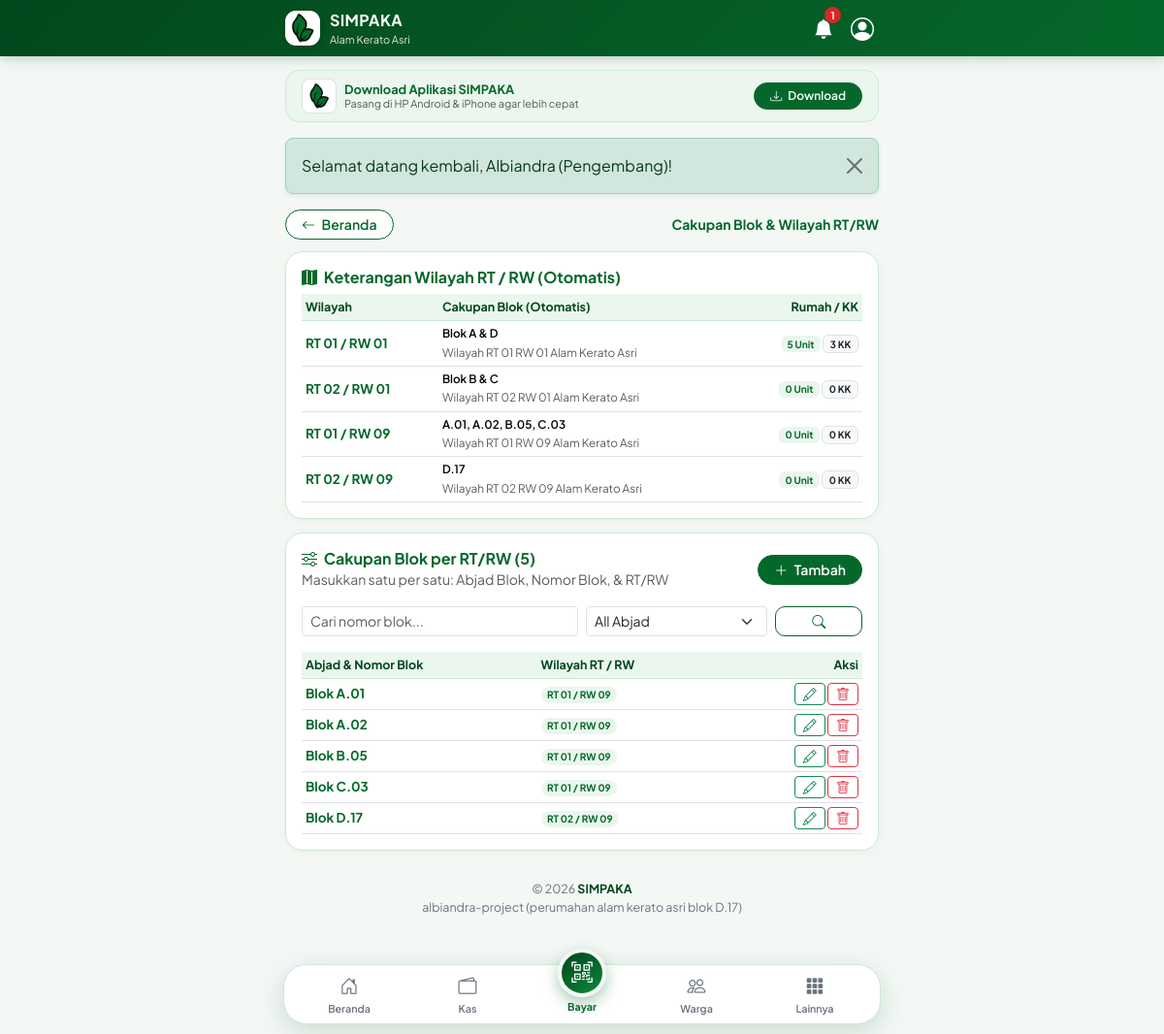
The page /admin/wilayah.php (signed in) on the database as committed earlier.
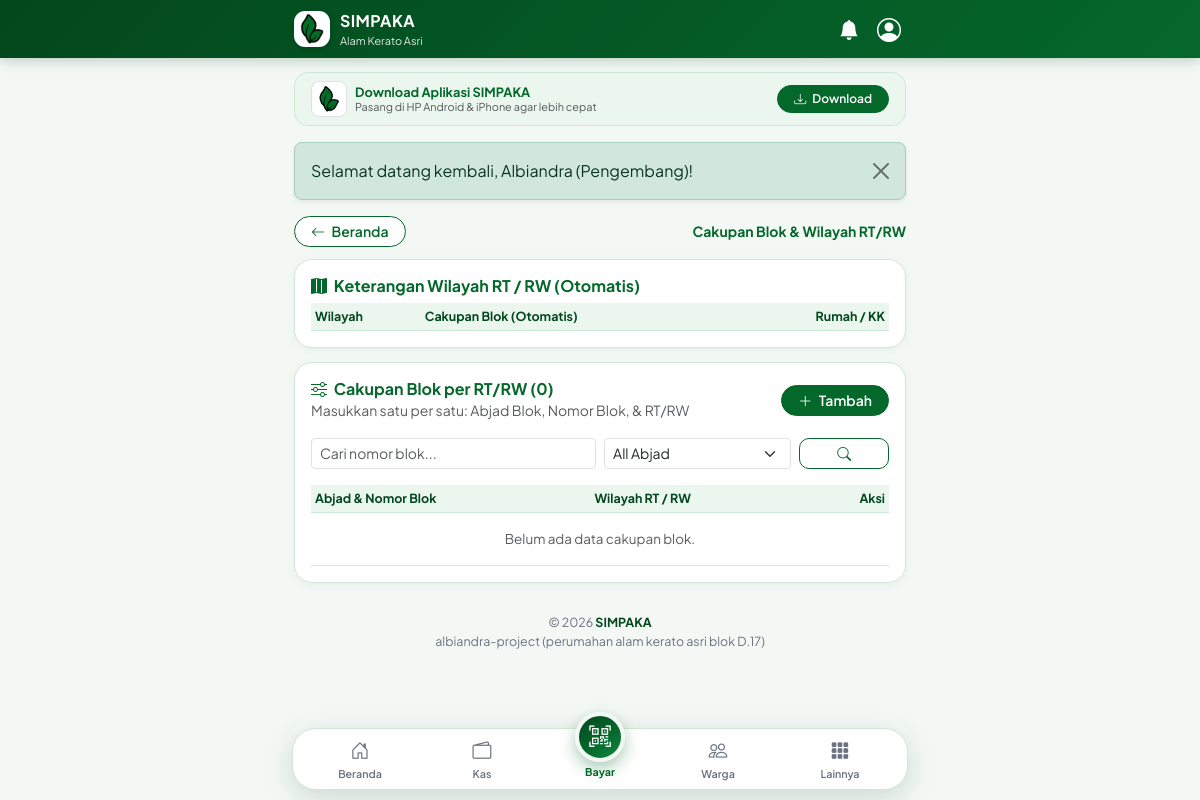
The same page on the database as committed later.
### tables this page shows
CREATE TABLE `users` (
  `id` INT UNSIGNED NOT NULL AUTO_INCREMENT,
  `nama_lengkap` VARCHAR(120) NOT NULL,
  `no_hp` VARCHAR(20) NOT NULL,
  `username` VARCHAR(60) DEFAULT NULL,
  `password_hash` VARCHAR(255) NOT NULL,
  `role` ENUM('super_admin', 'admin', 'warga') NOT NULL DEFAULT 'warga',
  `rt` VARCHAR(10) DEFAULT NULL,
  `rw` VARCHAR(10) DEFAULT NULL,
  `status_aktif` TINYINT(1) NOT NULL DEFAULT 1,
  `created_at` TIMESTAMP NOT NULL DEFAULT CURRENT_TIMESTAMP,
  PRIMARY KEY (`id`),
  UNIQUE KEY `uk_users_no_hp` (`no_hp`),
  UNIQUE KEY `uk_users_username` (`username`)
);

CREATE TABLE `referensi_rt_rw` (
  `id` INT UNSIGNED NOT NULL AUTO_INCREMENT,
  `rt` VARCHAR(10) NOT NULL,
  `rw` VARCHAR(10) NOT NULL,
  `cakupan_blok` VARCHAR(120) DEFAULT NULL,
  `keterangan` VARCHAR(120) DEFAULT NULL,
  `aktif` TINYINT(1) NOT NULL DEFAULT 1,
  PRIMARY KEY (`id`),
  UNIQUE KEY `uk_rt_rw` (`rt`, `rw`)
);

CREATE TABLE `referensi_blok` (
  `id` INT UNSIGNED NOT NULL AUTO_INCREMENT,
  `kode_blok` VARCHAR(10) NOT NULL,
  `nomor_blok` VARCHAR(20) NOT NULL,
  `rt` VARCHAR(10) NOT NULL,
  `rw` VARCHAR(10) NOT NULL,
  PRIMARY KEY (`id`),
  UNIQUE KEY `uk_blok_nomor` (`kode_blok`, `nomor_blok`)
);

### config/app.php (called while the page is built, shortened)
<?php
function base_url(string $path = ''): string
{
    $path = ltrim($path, '/');
    if ($path !== '') {
        $path = preg_replace('/^index\.php(?=$|[?#])/', '', $path) ?? $path;
        $path = preg_replace('/\.php(?=$|[?#])/', '', $path) ?? $path;
    }
    if ($path === '') {
        return BASE_PATH . '/';
    }
    return BASE_PATH . '/' . $path;
}

### helpers/format.php (called while the page is built, shortened)
<?php
function e(?string $str): string
{
    return htmlspecialchars($str ?? '', ENT_QUOTES, 'UTF-8');
}

### config/database.php (called while the page is built, shortened)
<?php
function db(): PDO
{
    static $pdo = null;
    if ($pdo instanceof PDO) {
        return $pdo;
    }
    $dsn = sprintf('mysql:host=%s;dbname=%s;charset=%s', DB_HOST, DB_NAME, DB_CHARSET);
    try {
        $pdo = new PDO($dsn, DB_USER, DB_PASS, [
            PDO::ATTR_ERRMODE            => PDO::ERRMODE_EXCEPTION,
            PDO::ATTR_DEFAULT_FETCH_MODE => PDO::FETCH_ASSOC,
            PDO::ATTR_EMULATE_PREPARES   => false,
        ]);
    } catch (PDOException $e) {
        http_response_code(500);
        die('<div style="font-family:sans-serif;padding:24px;max-width:600px;margin:40px auto;border:1px solid #c8e6c9;border-radius:12px;background:#f1f8e9;">
            <h2 style="color:#1b5e20;margin-top:0;">Koneksi Database SIMPAKA Gagal</h2>
            <p>Pastikan MySQL di XAMPP sudah aktif dan file <code>database.sql</code> sudah di-import ke database <strong>simpaka_db</strong>.</p>
            <small style="color:#555;">Detail: ' . htmlspecialchars($e->getMessage()) . '</small>
        </div>');
    }
    return $pdo;
}

### config/auth.php (called while the page is built, shortened)
<?php
require_once __DIR__ . '/app.php';
require_once __DIR__ . '/database.php';
require_once __DIR__ . '/../helpers/format.php';
function current_user(): ?array
{
    static $cachedUser = null;
    if ($cachedUser !== null && (int)$cachedUser['id'] === (int)$_SESSION['user_id']) {
        return $cachedUser;
    }
    $stmt = db()->prepare('
        SELECT u.*, wp.blok_rumah_id, wp.status_ktp, wp.asal_domisili, wp.status_penghuni,
               b.nama_blok, b.nomor_rumah
        FROM users u
        LEFT JOIN warga_profil wp ON wp.user_id = u.id
        LEFT JOIN blok_rumah b ON b.id = wp.blok_rumah_id
        WHERE u.id = ? AND u.status_aktif = 1
        LIMIT 1
    ');
    $stmt->execute([$_SESSION['user_id']]);
    $user = $stmt->fetch();
    $cachedUser = $user;
    return $cachedUser;
}
function require_login(): array
{
    $user = current_user();
    return $user;
}
function require_role(array $allowedRoles): array
{
    $user = require_login();
    return $user;
}
function is_admin_or_super(?array $user = null): bool
{
    $u = $user ?? current_user();
    return $u !== null && in_array($u['role'], ['super_admin', 'admin'], true);
}

### helpers/notification.php (called while the page is built, shortened)
<?php
require_once __DIR__ . '/../config/database.php';
require_once __DIR__ . '/format.php';
function count_unread_notifications(int $userId): int
{
    $stmt = db()->prepare('
        SELECT COUNT(*) FROM notifikasi n
        WHERE (n.user_id = ? AND n.is_read = 0)
           OR (n.user_id IS NULL AND NOT EXISTS (
               SELECT 1 FROM notifikasi_baca nb WHERE nb.notifikasi_id = n.id AND nb.user_id = ?
           ))
    ');
    $stmt->execute([$userId, $userId]);
    return (int)$stmt->fetchColumn();
}

### admin/wilayah.php (the view, shortened to what the changed rows need)
<?php
require_once __DIR__ . '/../config/auth.php';
$user = require_role(['super_admin', 'admin']);
$pdo  = db();
$perPage    = 10;
$page       = max(1, (int)($_GET['page'] ?? 1));
$offset     = ($page - 1) * $perPage;
$whereRule  = ' WHERE 1=1';
$ruleParams = [];
$cntStmt = $pdo->prepare("SELECT COUNT(*) FROM referensi_blok {$whereRule}");
$cntStmt->execute($ruleParams);
$totalRows  = (int)$cntStmt->fetchColumn();
$stmtRules = $pdo->prepare("SELECT * FROM referensi_blok {$whereRule} ORDER BY rw ASC, rt ASC, kode_blok ASC, nomor_blok ASC LIMIT {$perPage} OFFSET {$offset}");
$stmtRules->execute($ruleParams);
$rules = $stmtRules->fetchAll();
$whereWil  = ' WHERE r.aktif = 1';
$wilParams = [];
$stmtWil = $pdo->prepare("
    SELECT r.*,
      (SELECT COUNT(*) FROM blok_rumah b WHERE b.rt = r.rt AND b.rw = r.rw) AS jml_rumah,
      (SELECT COUNT(*) FROM warga_profil wp JOIN users u ON u.id = wp.user_id WHERE u.status_aktif = 1 AND wp.rt = r.rt AND wp.rw = r.rw) AS jml_kk
    FROM referensi_rt_rw r
    {$whereWil}
    ORDER BY r.rw ASC, r.rt ASC
");
$stmtWil->execute($wilParams);
$wilayahList = $stmtWil->fetchAll();
require_once __DIR__ . '/../includes/header.php';
?>
<div class="aka-card p-3">
  <h1 class="h6 fw-bold text-success mb-2"><i class="bi bi-map-fill me-1"></i> Keterangan Wilayah RT / RW (Otomatis)</h1>
  <div class="table-responsive">
    <table class="table table-sm table-aka mb-0">
      <thead>
        <tr>
          <th>Wilayah</th>
          <th>Cakupan Blok (Otomatis)</th>
          <th class="text-end">Rumah / KK</th>
        </tr>
      </thead>
      <tbody>
        <?php foreach ($wilayahList as $w): ?>
          <tr>
            <td class="fw-bold text-success text-nowrap">RT <?= e($w['rt']) ?> / RW <?= e($w['rw']) ?></td>
            <td>
              <div class="fw-semibold small"><?= e($w['cakupan_blok'] ?: 'Belum ada blok terdaftar') ?></div>
              <small class="text-muted"><?= e($w['keterangan'] ?: '') ?></small>
            </td>
            <td class="text-end text-nowrap">
              <span class="badge bg-success-subtle text-success"><?= (int)$w['jml_rumah'] ?> Unit</span>
              <span class="badge bg-light text-dark border"><?= (int)$w['jml_kk'] ?> KK</span>
            </td>
          </tr>
        <?php endforeach; ?>
      </tbody>
    </table>
  </div>
</div>
<div class="aka-card p-3">
  <div class="d-flex justify-content-between align-items-center mb-3">
    <div>
      <h2 class="h6 fw-bold text-success mb-0"><i class="bi bi-sliders me-1"></i> Cakupan Blok per RT/RW (<?= $totalRows ?>)</h2>
      <small class="text-muted">Masukkan satu per satu: Abjad Blok, Nomor Blok, & RT/RW</small>
    </div>
  </div>
  <div class="table-responsive">
    <table class="table table-sm table-aka mb-0">
      <thead>
        <tr>
          <th>Abjad & Nomor Blok</th>
          <th>Wilayah RT / RW</th>
          <th class="text-end">Aksi</th>
        </tr>
      </thead>
      <tbody>
        <?php if (empty($rules)): ?>
          <tr><td colspan="3" class="text-center text-muted py-3">Belum ada data cakupan blok.</td></tr>
        <?php endif; ?>
        <?php foreach ($rules as $r): ?>
          <tr>
            <td class="fw-bold text-success">Blok <?= e($r['kode_blok']) ?>.<?= e($r['nomor_blok']) ?></td>
            <td><span class="badge bg-success-subtle text-success rounded-pill">RT <?= e($r['rt']) ?> / RW <?= e($r['rw']) ?></span></td>
            <td class="text-end text-nowrap">
              <button type="button" class="btn btn-sm btn-outline-success py-0 px-2"
                onclick='openRuleModal(<?= json_encode($r, JSON_HEX_APOS | JSON_HEX_QUOT) ?>)'>
                <i class="bi bi-pencil"></i>
              </button>
              <form method="post" class="d-inline" onsubmit="return confirm('Hapus blok ini dari cakupan wilayah?');">
                <button type="submit" class="btn btn-sm btn-outline-danger py-0 px-2"><i class="bi bi-trash"></i></button>
              </form>
            </td>
          </tr>
        <?php endforeach; ?>
      </tbody>
    </table>
  </div>
</div>
<?php require_once __DIR__ . '/../includes/footer.php'; ?>

### includes/header.php (shortened to what the changed rows need)
<?php
require_once __DIR__ . '/../config/app.php';
require_once __DIR__ . '/../config/database.php';
require_once __DIR__ . '/../config/auth.php';
require_once __DIR__ . '/../helpers/format.php';
require_once __DIR__ . '/../helpers/notification.php';
$user        = current_user();
$unreadCount = $user ? count_unread_notifications((int)$user['id']) : 0;
?>
<!doctype html>
<html lang="id">
<head>
  <link href="https://cdn.jsdelivr.net/npm/bootstrap@5.3.3/dist/css/bootstrap.min.css" rel="stylesheet">
  <link href="https://cdn.jsdelivr.net/npm/bootstrap-icons@1.11.3/font/bootstrap-icons.min.css" rel="stylesheet">
  <link href="<?= e(base_url('assets/css/simpaka.css')) ?>" rel="stylesheet">
</head>
<body>
<header class="aka-topbar">
  <div class="aka-topbar-inner">
    <div class="d-flex align-items-center gap-2">
      <?php if ($user): ?>
        <?php $notifUrl = is_admin_or_super($user) ? base_url('warga/notifikasi.php') : base_url('warga/notifikasi.php'); ?>
        <a href="<?= e($notifUrl) ?>" class="btn btn-sm text-white position-relative p-1" title="Notifikasi">
          <i class="bi bi-bell-fill fs-5"></i>
          <?php if ($unreadCount > 0): ?>
            <span class="notif-badge"><?= $unreadCount > 99 ? '99+' : $unreadCount ?></span>
          <?php endif; ?>
        </a>
      <?php else: ?>
        <a href="<?= e(base_url('login.php')) ?>" class="btn btn-sm btn-light text-success fw-semibold rounded-pill px-3">
          <i class="bi bi-box-arrow-in-right me-1"></i> Login
        </a>
      <?php endif; ?>
    </div>
  </div>
</header>
<main class="app-container">

Rows that differ between the two databases and show on the page:
no longer on this page (row unchanged): users: id "1"
removed referensi_rt_rw: rt "01", rw "01", cakupan_blok "Blok A & D", keterangan "Wilayah RT 01 RW 01 Alam Kerato Asri", jml_rumah "5", jml_kk "3"
removed referensi_rt_rw: rt "02", rw "01", cakupan_blok "Blok B & C", keterangan "Wilayah RT 02 RW 01 Alam Kerato Asri", jml_rumah "0", jml_kk "0"
removed referensi_rt_rw: rt "01", rw "09", cakupan_blok "A.01, A.02, B.05, C.03", keterangan "Wilayah RT 01 RW 09 Alam Kerato Asri", jml_rumah "0", jml_kk "0"
removed referensi_rt_rw: rt "02", rw "09", cakupan_blok "D.17", keterangan "Wilayah RT 02 RW 09 Alam Kerato Asri", jml_rumah "0", jml_kk "0"
removed referensi_blok: kode_blok "A", nomor_blok "01", rt "01", rw "09"
removed referensi_blok: kode_blok "A", nomor_blok "02", rt "01", rw "09"
removed referensi_blok: kode_blok "B", nomor_blok "05", rt "01", rw "09"
removed referensi_blok: kode_blok "C", nomor_blok "03", rt "01", rw "09"
removed referensi_blok: kode_blok "D", nomor_blok "17", rt "02", rw "09"
Other text that changed with them:
$totalRows: "5" → "0"
text now shown: "Belum ada data cakupan blok."
